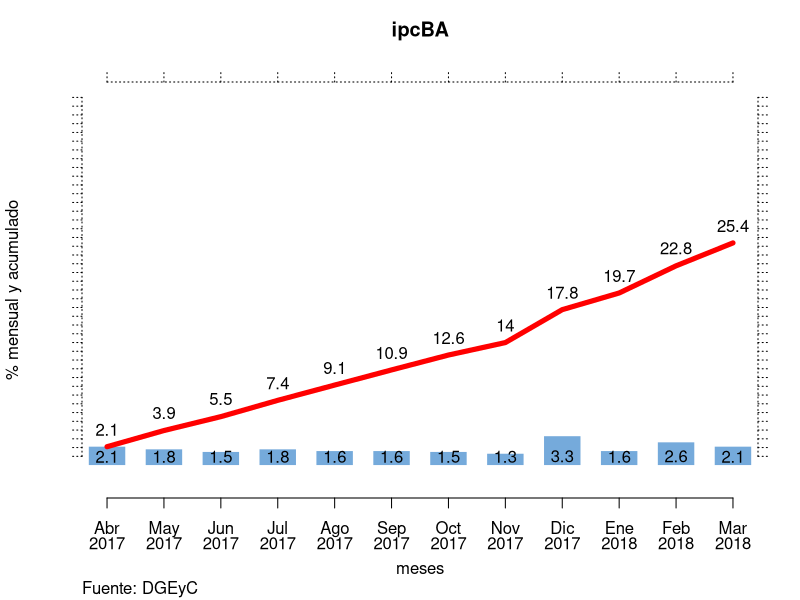

This chart was generated by the following R code:
ipcba <- read.csv("../datasets/IPCBA_.csv", stringsAsFactors=FALSE)
# ipcba <- edit(ipcba)
    gipcba <- ipcba[which(ipcba$anno==2018),]
    gipcba <- ipcba[3:16,]
    gipcba <- tail(ipcba[ !is.na(ipcba[["ipcba"]]), ], n=12L)
    tt <- nrow(gipcba)
    gipcba["ipcba_ant"] <- gipcba[["ipcba"]]/(1 + gipcba[["mensual"]] / 100)
    gipcba["ipcba_ini"] <- rep(gipcba[1,"ipcba_ant"],tt)
    gipcba["ipcba_acu"] <- (gipcba[["ipcba"]] - gipcba[["ipcba_ini"]]) / gipcba[["ipcba_ini"]] * 100

   plot(gipcba$mensual, col = "#75AADB",
         xlab = "meses",
         ylab = "% mensual y acumulado",
         main = "ipcBA\n",
         ylim = c(-2,42),type="h", lwd=35, lend=1, axes=FALSE)
    par(new=TRUE)
    plot(gipcba[["ipcba_acu"]] , ylim = c(-2,42), ylab="", xlab="", axes=FALSE, type="l", lwd=5, col = "#FF0000")
    text(c(1:length(gipcba$mensual)),1,gipcba$mensual)
    text(c(1:length(gipcba[["ipcba_acu"]])),gipcba$ipcba_acu+2,round(gipcba$ipcba_acu, digits=1))
    axis(1, at=1:length(gipcba[["mes"]]) , labels=substr(gipcba[["mes"]],1,3))
    axis(1, at=1:length(gipcba[["anno"]]) , labels=substr(gipcba[["anno"]],1,4), outer=TRUE, pos = c(-5.5,0), tick = FALSE) 
    axis(2, at=1:42 , labels=rep("",42), lty = 3)
    axis(3, at=1:length(gipcba[["anno"]]) , labels=rep("",length(gipcba[["anno"]])), lty = 3)
    axis(4, at=1:42 , labels=rep("",42), lty = 3)
    par(adj = 0)
    title(sub = "Fuente: DGEyC")
    par(adj = 0.5)
